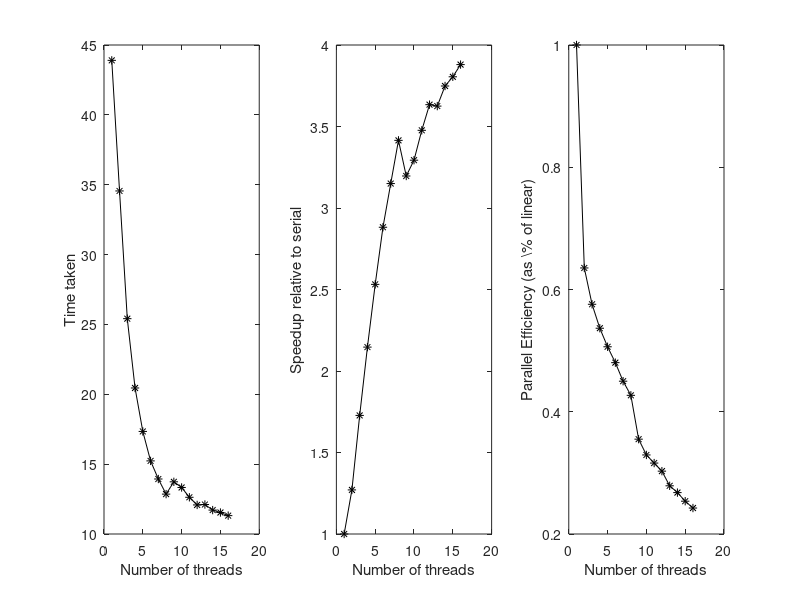

MATLAB code to generate this figure: (Note: this script raises an error after producing the figure.)
clear alll; close all;

t = load('timings.txt')
P = (1:length(t))';

figure();

subplot(1,3,1);
plot(P, t, 'k-*');
xlabel('Number of threads');
ylabel('Time taken');

subplot(1,3,2);
plot(P, t(1)./t, 'k-*');
xlabel('Number of threads');
ylabel('Speedup relative to serial');

subplot(1,3,3);
plot(P, t(1) ./ (P.*t), 'k-*');
xlabel('Number of threads');
ylabel('Parallel Efficiency (as \% of linear)');

sgtitle('Large regression scaling study with replacement');
